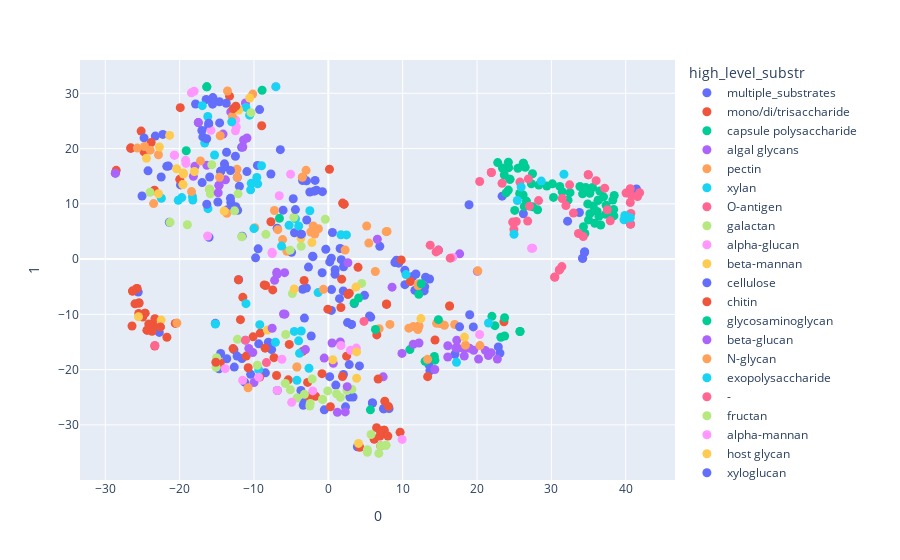

The code cell stored with this chart in its notebook:
### Code cell
fig = px.scatter(tsne_data, x=0, y=1, color = "high_level_substr", 
                 category_orders={"high_level_substr":supervised_data["high_level_substr"].value_counts().keys().tolist()})
fig.update_traces(marker_size=9)
fig.write_html("mongeElkan_2D.html")
fig.show()

### Figure 1 — Plotly figure (JSON) as saved in the notebook; plotly's stock layout.template omitted (floating-point values rounded to 4 significant figures; data arrays with more than 128 entries replaced by an {"elided": "..."} marker saying what was removed)
{"data": [{"hovertemplate": "high_level_substr=multiple_substrates<br>0=%{x}<br>1=%{y}<extra></extra>", "legendgroup": "multiple_substrates", "marker": {"color": "#636efa", "size": 9, "symbol": "circle"}, "mode": "markers", "name": "multiple_substrates", "orientation": "v", "showlegend": true, "type": "scatter", "x": {"elided": "139 float values"}, "xaxis": "x", "y": {"elided": "139 float values"}, "yaxis": "y"}, {"hovertemplate": "high_level_substr=mono/di/trisaccharide<br>0=%{x}<br>1=%{y}<extra></extra>", "legendgroup": "mono/di/trisaccharide", "marker": {"color": "#EF553B", "size": 9, "symbol": "circle"}, "mode": "markers", "name": "mono/di/trisaccharide", "orientation": "v", "showlegend": true, "type": "scatter", "x": [23.62, -23.58, -3.444, -23.71, -25.5, 14.35, 6.172, 7.499, 6.493, -11.04, -26.33, 9.652, -8.431, 4.233, -22.59, -12.09, -3.449, -5.256, 2.455, -11.82, 7.048, 0.2752, 1.904, 7.499, -9.232, -25.46, -24.66, -26.57, -25.46, -24.96, -26.57, -11.5, -6.963, -24.38, -26.4, -2.618, -28.53, -14.53, -7.309, -13.29, -20.58, -9.154, -8.504, -3.256, 1.689, -23.83, -23.33, -23.35, -24.78, -8.622, 6.172, 8.011, -25.74, -25.74, 7.591, 6.951, -24.66, -7.48, -10.78, -8.965, 11.02, 6.982, -10.12, -1.728, -24.15, -0.06773, -19.99, 9.811, -23.39, 8.1, -26.33, -5.384, -26.01, 13.36, -2.791, -24.38, -25.18, 0.1507], "xaxis": "x", "y": [-11.33, -12.01, -16.69, -13.05, -9.83, -14.64, -32.54, -30.96, -30.52, -17.55, -5.788, -31.32, -4.773, -34.07, -12.26, -3.741, 14.83, -15.44, -17.57, -10.96, -33.8, -26.71, -21.24, -30.96, -21.33, -7.948, -9.781, 20.03, -7.948, -10.48, 20.13, -6.918, -21.07, -12.85, -12.11, -24.91, 16.06, -18.81, -17.83, 29.49, -11.64, -13.39, -16.12, -3.875, -8.749, 21.11, -10.77, -15.73, 19.4, -4.673, -32.54, -32.02, -5.316, -5.316, -25.72, -32.0, -9.781, -5.578, -19.65, 24.13, -4.057, -31.07, -14.07, -24.83, -11.76, -9.062, 14.44, -0.1426, 12.47, -26.69, -5.788, -21.85, -8.09, -21.27, -22.32, -12.85, 23.17, 16.27], "yaxis": "y"}, {"hovertemplate": "high_level_substr=capsule polysaccharide<br>0=%{x}<br>1=%{y}<extra></extra>", "legendgroup": "capsule polysaccharide", "marker": {"color": "#00cc96", "size": 9, "symbol": "circle"}, "mode": "markers", "name": "capsule polysaccharide", "orientation": "v", "showlegend": true, "type": "scatter", "x": [31.13, 24.21, 29.38, 30.28, 30.13, 24.42, 26.2, 25.73, 24.42, 23.67, 27.31, 28.31, 25.49, 22.78, 25.07, 36.15, 24.21, 22.0, 26.48, 34.5, 35.54, 40.65, 37.36, 32.5, 23.91, 34.31, 23.71, 26.35, 26.23, 26.65, 35.17, 28.14, 37.02, 34.89, 37.32, 38.45, 31.46, 36.29, 36.63, 34.19, 38.38, 33.84, 10.97, 34.99, 36.39, 36.51, 35.17, 36.29, 26.23, 32.24, 34.63, 35.83, 27.49, 35.63, 38.4, 38.26, 24.22, 27.46, 24.22, 23.41], "xaxis": "x", "y": [13.15, 17.53, 13.24, 11.16, 13.62, 14.46, 11.59, 11.89, 14.46, 15.22, 13.63, 13.4, 16.42, 17.47, 8.81, 8.624, 12.49, -10.36, 16.6, 4.632, 12.95, 6.334, 9.747, 12.03, 11.97, 5.867, -10.61, 9.518, 17.37, 10.5, 8.205, 8.934, 11.27, 9.995, 8.112, 11.5, 12.21, 10.64, 6.163, 11.81, 8.973, 13.14, -16.37, 7.087, 7.737, 12.32, 11.91, 10.64, 17.37, 10.66, 12.94, 6.497, 9.462, 9.601, 7.818, 10.68, 16.55, 15.44, 16.55, 16.49], "yaxis": "y"}, {"hovertemplate": "high_level_substr=algal glycans<br>0=%{x}<br>1=%{y}<extra></extra>", "legendgroup": "algal glycans", "marker": {"color": "#ab63fa", "size": 9, "symbol": "circle"}, "mode": "markers", "name": "algal glycans", "orientation": "v", "showlegend": true, "type": "scatter", "x": [20.2, 11.43, 17.42, 18.28, 19.55, 12.19, 16.07, -7.229, -6.941, -18.15, -11.15, 17.14, 18.23, 16.06, -9.999, 21.12, 2.279, -14.16, -17.94, -11.4, 21.88, -6.888, 6.593, 22.73, 20.05, 17.66, 18.99, 0.4986, 1.6, 1.218, -5.882, -6.031, 9.903, -16.34, 7.378, 2.628, -5.837, 0.6633, 17.28, 21.53], "xaxis": "x", "y": [-18.09, -15.4, -16.14, -17.54, -16.51, -15.19, -15.67, -3.839, -2.398, 14.98, 28.25, -16.06, -16.24, -17.7, -22.33, -16.52, -27.65, 22.63, 16.8, 21.55, -16.92, -2.741, 3.595, -18.09, -2.192, 0.952, -16.13, -15.19, -14.99, -27.73, -2.457, -9.94, -17.06, 16.98, -21.3, -0.6567, -9.961, -18.86, -14.68, -17.44], "yaxis": "y"}, {"hovertemplate": "high_level_substr=pectin<br>0=%{x}<br>1=%{y}<extra></extra>", "legendgroup": "pectin", "marker": {"color": "#FFA15A", "size": 9, "symbol": "circle"}, "mode": "markers", "name": "pectin", "orientation": "v", "showlegend": true, "type": "scatter", "x": [6.836, 16.29, -10.79, 18.44, 12.18, 11.42, 10.83, -2.036, -5.581, 15.61, -6.802, -9.894, 8.285, 14.55, 12.18, 16.99, 12.05, 20.39, -23.5, -22.85, -1.336, -17.2, -6.153, 15.02, -1.821, -14.54, -13.65, -2.357, -12.24, 2.26, -15.99, 6.319, 7.894, -13.56, 7.786, 5.161, -12.28, -10.16], "xaxis": "x", "y": [-12.58, -8.483, -23.28, -15.57, -12.1, -12.2, -12.5, 5.986, 1.415, -11.98, 5.326, 5.682, -11.82, -11.62, -12.1, -11.84, -12.74, -15.65, 10.04, 18.88, 5.493, 17.77, 3.526, -11.65, 4.537, 22.32, 8.283, 4.912, 14.8, 1.658, 12.64, -2.235, 5.016, 30.43, 4.962, 5.981, 16.26, 29.87], "yaxis": "y"}, {"hovertemplate": "high_level_substr=xylan<br>0=%{x}<br>1=%{y}<extra></extra>", "legendgroup": "xylan", "marker": {"color": "#19d3f3", "size": 9, "symbol": "circle"}, "mode": "markers", "name": "xylan", "orientation": "v", "showlegend": true, "type": "scatter", "x": [-8.986, -7.118, -10.37, -18.27, -11.08, -10.45, -4.224, -2.607, -16.63, -6.291, -2.486, -5.278, -18.23, -22.46, -9.363, -1.375, -15.3, -3.993, -16.19, -15.2, -3.643, -9.624, -11.15, -9.222, -3.876, -4.576, 10.44, -19.71, -16.22, -10.59, -10.01, -11.09, -9.499, -20.18, 1.696, 2.436, -4.409, -3.983], "xaxis": "x", "y": [16.9, -15.04, 13.71, 11.32, -8.055, 12.54, -21.94, -19.75, 21.0, 2.356, 8.752, 6.127, 10.69, 11.0, -20.05, -6.054, 18.85, -14.79, 9.124, -11.74, -13.01, 14.76, -14.66, -11.87, -17.05, -13.09, -2.799, 11.13, 25.8, 26.05, 5.524, 27.46, 13.61, 10.65, 4.391, 4.381, 7.286, 5.993], "yaxis": "y"}, {"hovertemplate": "high_level_substr=O-antigen<br>0=%{x}<br>1=%{y}<extra></extra>", "legendgroup": "O-antigen", "marker": {"color": "#FF6692", "size": 9, "symbol": "circle"}, "mode": "markers", "name": "O-antigen", "orientation": "v", "showlegend": true, "type": "scatter", "x": [40.81, 25.28, 40.65, 34.96, 37.92, 24.79, 24.95, 20.36, 31.41, 25.77, 31.07, 41.59, 40.61, 40.65, 27.05, 36.02, 41.87, 34.96, 31.07, 28.27, 32.96, 40.05, 34.28, 40.69, 30.44, 37.17, 32.45, 26.81, 31.46, 30.46, 37.52, 33.64, 21.93, 26.91, 21.93, 31.95, 40.61], "xaxis": "x", "y": [11.45, 6.808, 6.334, 15.27, 6.924, 6.699, 5.348, 14.05, -1.348, 13.94, -1.951, 11.31, 12.74, 6.334, 9.579, 14.19, 12.01, 15.27, -1.951, 10.58, 8.33, 11.97, 4.097, 8.254, -3.263, 12.83, 13.44, 6.886, 10.97, -3.236, 8.919, 4.637, 15.67, 14.51, 15.67, 9.679, 10.25], "yaxis": "y"}, {"hovertemplate": "high_level_substr=galactan<br>0=%{x}<br>1=%{y}<extra></extra>", "legendgroup": "galactan", "marker": {"color": "#B6E880", "size": 9, "symbol": "circle"}, "mode": "markers", "name": "galactan", "orientation": "v", "showlegend": true, "type": "scatter", "x": [-9.551, 5.251, -5.728, -4.228, -5.109, 1.107, 6.79, -0.08749, -12.14, 7.748, -2.439, -4.201, -3.213, 7.048, -2.49, -18.96, -4.84, 2.503, 1.621, -5.133, -15.87, -15.99, -12.22, -5.787, -15.03, -8.4, 5.24, -15.09, -12.61, -4.642, 4.485, -3.656, -15.68, 7.748, -21.28, 3.165], "xaxis": "x", "y": [-19.21, -34.48, -13.64, -19.52, -23.64, -24.35, -35.15, -23.85, 11.81, -33.7, -26.11, -25.1, -24.47, -33.8, -26.58, 6.217, -6.241, -23.79, -25.03, 1.615, 11.83, 12.63, -14.52, -22.5, -17.83, 4.476, -34.95, -19.59, 8.739, 7.559, -4.393, 2.33, 17.08, -33.7, 6.65, -23.55], "yaxis": "y"}, {"hovertemplate": "high_level_substr=alpha-glucan<br>0=%{x}<br>1=%{y}<extra></extra>", "legendgroup": "alpha-glucan", "marker": {"color": "#FF97FF", "size": 9, "symbol": "circle"}, "mode": "markers", "name": "alpha-glucan", "orientation": "v", "showlegend": true, "type": "scatter", "x": [27.48, 3.766, -5.078, -2.096, -7.539, 16.74, -9.365, -4.932, -11.53, 1.696, -13.87, -12.46, -7.058, -12.49, -15.79, -12.39, -6.864, 9.923, 20.34, -6.241, 27.33, -7.573, 2.975], "xaxis": "x", "y": [1.976, -16.09, 15.37, -23.84, 1.007, 0.314, -21.37, -25.92, -21.92, -15.64, -19.82, 25.17, 31.21, 23.21, 23.3, 23.92, -23.78, -32.63, -13.65, -18.12, 1.945, 1.229, -16.5], "yaxis": "y"}, {"hovertemplate": "high_level_substr=beta-mannan<br>0=%{x}<br>1=%{y}<extra></extra>", "legendgroup": "beta-mannan", "marker": {"color": "#FECB52", "size": 9, "symbol": "circle"}, "mode": "markers", "name": "beta-mannan", "orientation": "v", "showlegend": true, "type": "scatter", "x": [0.5958, 3.805, -21.35, -3.685, -20.41, -19.49, -19.55, -22.72, -19.55, -2.209, -4.585, -22.49, -22.85, 3.798, -14.0, -19.5, -8.2, -25.53, 4.058], "xaxis": "x", "y": [-18.21, -21.57, 22.39, 3.826, 16.35, 15.38, 13.48, 20.29, 13.48, 2.998, -5.39, -11.04, 11.83, -16.79, 8.708, 15.59, -12.82, -10.43, -33.34], "yaxis": "y"}, {"hovertemplate": "high_level_substr=cellulose<br>0=%{x}<br>1=%{y}<extra></extra>", "legendgroup": "cellulose", "marker": {"color": "#636efa", "size": 9, "symbol": "circle"}, "mode": "markers", "name": "cellulose", "orientation": "v", "showlegend": true, "type": "scatter", "x": [-0.7948, -2.491, -1.59, -2.932, -24.79, 17.65, -1.779, -7.728, -16.09, -13.73, -3.456, -3.664, -16.88, -13.17, -16.36, -16.35, 18.92, -1.881], "xaxis": "x", "y": [12.21, 12.14, 12.48, 14.16, 21.94, -12.25, 14.24, 15.41, 24.58, 28.21, 14.22, 4.491, 22.11, 10.99, 21.79, 9.918, 9.846, 12.29], "yaxis": "y"}, {"hovertemplate": "high_level_substr=chitin<br>0=%{x}<br>1=%{y}<extra></extra>", "legendgroup": "chitin", "marker": {"color": "#EF553B", "size": 9, "symbol": "circle"}, "mode": "markers", "name": "chitin", "orientation": "v", "showlegend": true, "type": "scatter", "x": [-12.82, -0.8557, 2.109, 6.517, 3.995, 6.698, 1.791, 2.634, -21.71, 2.82, 1.917, 2.109, -22.59, -19.91, -15.13], "xaxis": "x", "y": [-16.2, -20.73, 9.941, -13.72, -1.494, -21.7, -3.626, -6.401, -14.13, -6.186, 10.14, 9.941, -12.26, 27.41, -18.67], "yaxis": "y"}, {"hovertemplate": "high_level_substr=glycosaminoglycan<br>0=%{x}<br>1=%{y}<extra></extra>", "legendgroup": "glycosaminoglycan", "marker": {"color": "#00cc96", "size": 9, "symbol": "circle"}, "mode": "markers", "name": "glycosaminoglycan", "orientation": "v", "showlegend": true, "type": "scatter", "x": [5.659, 13.01, 14.26, 14.34, 3.467, 4.08, 23.21, 22.41, -8.908, -16.34, 14.8, 23.71, 25.78, 25.78], "xaxis": "x", "y": [-27.27, -18.5, -17.62, -18.28, -7.936, -7.037, -14.15, -12.04, 30.55, 31.17, -10.95, -13.92, -13.11, -13.1], "yaxis": "y"}, {"hovertemplate": "high_level_substr=beta-glucan <br>0=%{x}<br>1=%{y}<extra></extra>", "legendgroup": "beta-glucan ", "marker": {"color": "#ab63fa", "size": 9, "symbol": "circle"}, "mode": "markers", "name": "beta-glucan ", "orientation": "v", "showlegend": true, "type": "scatter", "x": [-28.64, -14.81, -14.71, -10.16, -13.13, -17.48, 8.572, -0.5561, -10.94, -17.48, -14.71, -13.83, -11.5], "xaxis": "x", "y": [15.56, 12.0, 13.34, -16.91, 26.63, 24.71, -5.08, -17.91, 21.92, 24.71, 13.34, 14.34, 20.28], "yaxis": "y"}, {"hovertemplate": "high_level_substr=N-glycan<br>0=%{x}<br>1=%{y}<extra></extra>", "legendgroup": "N-glycan", "marker": {"color": "#FFA15A", "size": 9, "symbol": "circle"}, "mode": "markers", "name": "N-glycan", "orientation": "v", "showlegend": true, "type": "scatter", "x": [-25.69, 20.11, -0.6581, -2.996, 12.07, -24.71, -20.37, 13.35, -23.96, -12.9, -7.253, 12.12], "xaxis": "x", "y": [20.08, -2.128, -5.469, 16.06, -4.849, 20.37, -11.56, -18.14, 19.71, 25.81, 8.796, -4.475], "yaxis": "y"}, {"hovertemplate": "high_level_substr=exopolysaccharide<br>0=%{x}<br>1=%{y}<extra></extra>", "legendgroup": "exopolysaccharide", "marker": {"color": "#19d3f3", "size": 9, "symbol": "circle"}, "mode": "markers", "name": "exopolysaccharide", "orientation": "v", "showlegend": true, "type": "scatter", "x": [25.42, 28.64, -16.96, -7.058, -13.0, 25.94, 17.24, 24.97, 21.54, 31.69], "xaxis": "x", "y": [10.61, 14.12, 27.77, 31.21, 24.84, 13.04, -18.68, 4.496, -11.57, 15.36], "yaxis": "y"}, {"hovertemplate": "high_level_substr=-<br>0=%{x}<br>1=%{y}<extra></extra>", "legendgroup": "-", "marker": {"color": "#FF6692", "size": 9, "symbol": "circle"}, "mode": "markers", "name": "-", "orientation": "v", "showlegend": true, "type": "scatter", "x": [23.36, -11.15, -23.32, 14.8, 14.5, 4.793, -8.327, 13.7, 16.4], "xaxis": "x", "y": [13.72, -14.66, -15.63, 1.623, 1.308, -11.27, -18.72, 2.529, 0.1711], "yaxis": "y"}, {"hovertemplate": "high_level_substr=fructan<br>0=%{x}<br>1=%{y}<extra></extra>", "legendgroup": "fructan", "marker": {"color": "#B6E880", "size": 9, "symbol": "circle"}, "mode": "markers", "name": "fructan", "orientation": "v", "showlegend": true, "type": "scatter", "x": [-11.66, -2.174, -10.4, 5.742, -0.7698, -0.7698, -23.98, -0.4103], "xaxis": "x", "y": [4.055, -21.7, 26.5, -31.74, -25.38, -25.38, 12.1, 7.208], "yaxis": "y"}, {"hovertemplate": "high_level_substr=alpha-mannan<br>0=%{x}<br>1=%{y}<extra></extra>", "legendgroup": "alpha-mannan", "marker": {"color": "#FF97FF", "size": 9, "symbol": "circle"}, "mode": "markers", "name": "alpha-mannan", "orientation": "v", "showlegend": true, "type": "scatter", "x": [-16.24, -19.14, -18.05, -20.7, -6.601, -20.7, -18.42, -19.19], "xaxis": "x", "y": [4.173, 17.31, 30.37, 18.81, 11.46, 18.81, 30.08, 17.87], "yaxis": "y"}, {"hovertemplate": "high_level_substr=host glycan<br>0=%{x}<br>1=%{y}<extra></extra>", "legendgroup": "host glycan", "marker": {"color": "#FECB52", "size": 9, "symbol": "circle"}, "mode": "markers", "name": "host glycan", "orientation": "v", "showlegend": true, "type": "scatter", "x": [18.31, -10.58, -12.06, 12.45, -24.46, -18.02, 3.71], "xaxis": "x", "y": [-14.11, 29.14, 26.98, -10.77, 18.25, 15.86, -5.068], "yaxis": "y"}, {"hovertemplate": "high_level_substr=xyloglucan<br>0=%{x}<br>1=%{y}<extra></extra>", "legendgroup": "xyloglucan", "marker": {"color": "#636efa", "size": 9, "symbol": "circle"}, "mode": "markers", "name": "xyloglucan", "orientation": "v", "showlegend": true, "type": "scatter", "x": [-13.97, -4.429, -14.48, -13.91, -14.48, -17.01, -13.16], "xaxis": "x", "y": [17.24, 8.96, 15.89, 16.71, 15.89, 23.27, 16.03], "yaxis": "y"}, {"hovertemplate": "high_level_substr=plant polysaccharide<br>0=%{x}<br>1=%{y}<extra></extra>", "legendgroup": "plant polysaccharide", "marker": {"color": "#EF553B", "size": 9, "symbol": "circle"}, "mode": "markers", "name": "plant polysaccharide", "orientation": "v", "showlegend": true, "type": "scatter", "x": [7.821, 7.834, 16.31, -7.724, -12.8, -12.43], "xaxis": "x", "y": [-8.129, -8.197, -8.492, 6.763, 27.22, 27.68], "yaxis": "y"}, {"hovertemplate": "high_level_substr=glycoprotein<br>0=%{x}<br>1=%{y}<extra></extra>", "legendgroup": "glycoprotein", "marker": {"color": "#00cc96", "size": 9, "symbol": "circle"}, "mode": "markers", "name": "glycoprotein", "orientation": "v", "showlegend": true, "type": "scatter", "x": [6.336, -16.34, 12.5, 12.17, -19.11, -6.575], "xaxis": "x", "y": [-12.73, 31.17, -4.465, -6.349, 19.61, 7.375], "yaxis": "y"}, {"hovertemplate": "high_level_substr=human milk oligosaccharide<br>0=%{x}<br>1=%{y}<extra></extra>", "legendgroup": "human milk oligosaccharide", "marker": {"color": "#ab63fa", "size": 9, "symbol": "circle"}, "mode": "markers", "name": "human milk oligosaccharide", "orientation": "v", "showlegend": true, "type": "scatter", "x": [14.32, 2.538, -3.079, -10.69, -7.554], "xaxis": "x", "y": [-19.98, -23.08, -16.37, -16.16, -12.51], "yaxis": "y"}, {"hovertemplate": "high_level_substr=hemicellulose<br>0=%{x}<br>1=%{y}<extra></extra>", "legendgroup": "hemicellulose", "marker": {"color": "#FFA15A", "size": 9, "symbol": "circle"}, "mode": "markers", "name": "hemicellulose", "orientation": "v", "showlegend": true, "type": "scatter", "x": [-4.228, 5.443, -3.493, -18.4, -14.63], "xaxis": "x", "y": [-19.52, 2.899, 14.8, 12.22, 14.81], "yaxis": "y"}, {"hovertemplate": "high_level_substr=O-glycan<br>0=%{x}<br>1=%{y}<extra></extra>", "legendgroup": "O-glycan", "marker": {"color": "#19d3f3", "size": 9, "symbol": "circle"}, "mode": "markers", "name": "O-glycan", "orientation": "v", "showlegend": true, "type": "scatter", "x": [39.77, 40.61, 39.88], "xaxis": "x", "y": [7.117, 7.485, 7.883], "yaxis": "y"}], "layout": {"legend": {"title": {"text": "high_level_substr"}, "tracegroupgap": 0}, "margin": {"t": 60}, "xaxis": {"anchor": "y", "domain": [0, 1], "title": {"text": "0"}}, "yaxis": {"anchor": "x", "domain": [0, 1], "title": {"text": "1"}}}}
